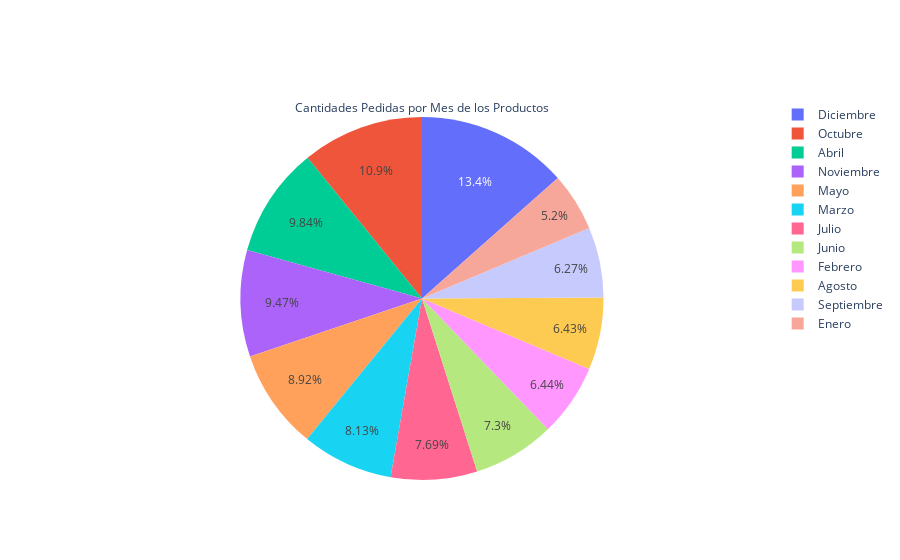

Notebook cell for this chart:
### Markdown cell above
GRAFICO EN TORTA %

### Code cell
import plotly.graph_objects as go
fig = go.Figure(data=[go.Pie(labels=meses, values=cantidad_ventas, title='Cantidades Pedidas por Mes de los Productos')])

# Muestra el gráfico
fig.show()

### Figure 1 — Plotly figure (JSON) as saved in the notebook; plotly's stock layout.template omitted (floating-point values rounded to 4 significant figures)
{"data": [{"labels": ["Enero", "Febrero", "Marzo", "Abril", "Mayo", "Junio", "Julio", "Agosto", "Septiembre", "Octubre", "Noviembre", "Diciembre"], "title": {"text": "Cantidades Pedidas por Mes de los Productos"}, "type": "pie", "values": [10868, 13461, 17006, 20568, 18657, 15255, 16069, 13442, 13119, 22705, 19808, 28121]}], "layout": {}}
